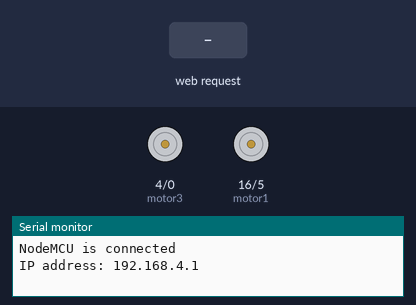
Bench run of a sketch on a simulated ESP8266 (NodeMCU). Shown: motor-driver pin pairs drawn as motors (green arrow = first pin HIGH = forward, orange = second pin HIGH = backward, longer = more drive), the last lines printed to the serial monitor. Inputs (shaded band) come from the test bench.

Above: at 1.7 s.
1.8 s: HTTP request GET /?dir=forward received
At 2.4 s:
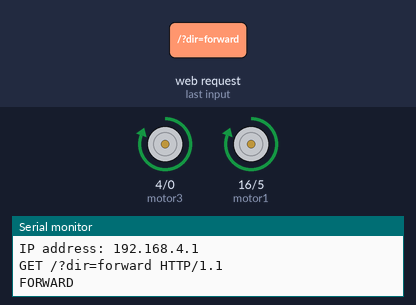
3.3 s: HTTP request GET /?dir=backward received
At 4.5 s:
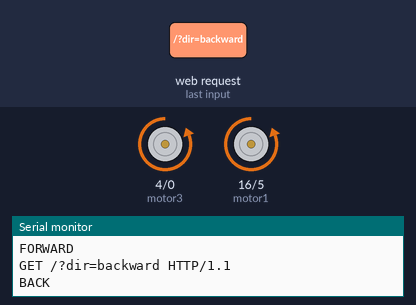
4.8 s: HTTP request GET /?dir=right received
At 5.9 s:
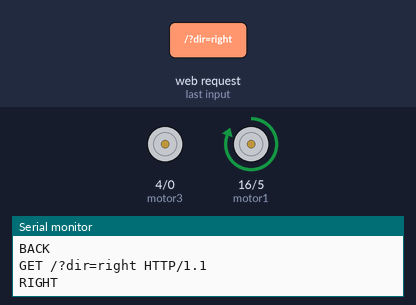
6.3 s: HTTP request GET /?dir=left received
At 7.0 s:
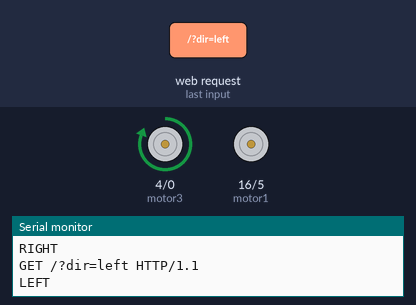
7.8 s: HTTP request GET /?dir=L received
At 8.1 s:
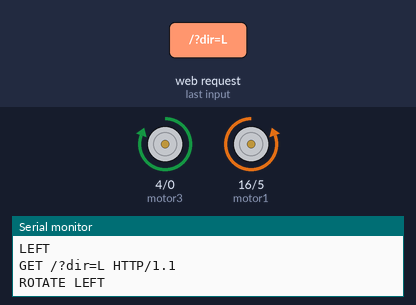
9.3 s: HTTP request GET /?dir=R received
At 10.5 s:
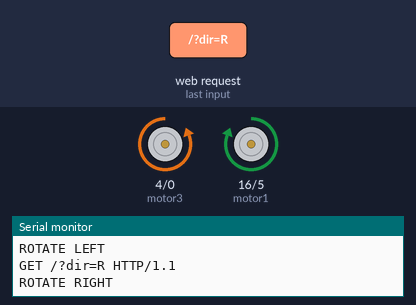
Timing chart, 0 to 11.8 s (numbered marks = the images above; inputs shaded):
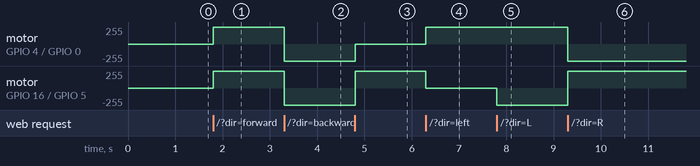

The sketch:

Arduino_Code.ino
```cpp
#include <ESP8266WiFi.h>
#include <WiFiClient.h>
#include <ESP8266WebServer.h>
#include <String.h>
#define motor1 16
#define motor2 5
#define motor3 4
#define motor4 0

WiFiClient client;
WiFiServer server(80);

char* ssid = "rudrakshbotx";
char* password = "BotXDriftKing";

void forward();
void backward();
void right();
void left();
void stop();
void rightturn();
void leftturn();

void setup() {
  Serial.begin(9600);
  delay(500);

  pinMode(motor1, OUTPUT);
  pinMode(motor2, OUTPUT);
  pinMode(motor3, OUTPUT);
  pinMode(motor4, OUTPUT);

  WiFi.softAP(ssid, password);

  Serial.println("NodeMCU is connected");
  Serial.print("IP address: ");
  Serial.println(WiFi.softAPIP());

  server.begin();
}

void loop() {
  client = server.available();

  if (client){
    String request = client.readStringUntil('\n');
    Serial.println(request);
    request.trim();

    if (request == "GET /?dir=forward HTTP/1.1")  {
      forward();
      Serial.println("FORWARD");
    }
    else if (request == "GET /?dir=backward HTTP/1.1") {
      backward();
      Serial.println("BACK");
    }
    else if (request == "GET /?dir=stop HTTP/1.1") {
      stop();
      Serial.println("STOP");
    }
    else if (request == "GET /?dir=right HTTP/1.1") {
      right();
      Serial.println("RIGHT");
    }
    else if (request == "GET /?dir=left HTTP/1.1") {
      left();
      Serial.println("LEFT");
    }
    else if (request == "GET /?dir=L HTTP/1.1") {
      Serial.println("ROTATE LEFT");
      leftturn();
    }
    else if (request == "GET /?dir=R HTTP/1.1") {
      Serial.println("ROTATE RIGHT");
      rightturn();
    }
  }
}

void forward() {
  digitalWrite(motor2, LOW);
  digitalWrite(motor1, HIGH);
  digitalWrite(motor4, LOW);
  digitalWrite(motor3, HIGH);
}
void backward() {
  digitalWrite(motor2, HIGH);
  digitalWrite(motor1, LOW);
  digitalWrite(motor4, HIGH);
  digitalWrite(motor3, LOW);
}
void right() {
  digitalWrite(motor2, LOW);
  digitalWrite(motor1, HIGH);
  digitalWrite(motor4, LOW);
  digitalWrite(motor3, LOW);
}
void left() {
  digitalWrite(motor2, LOW);
  digitalWrite(motor1, LOW);
  digitalWrite(motor4, LOW);
  digitalWrite(motor3, HIGH);
}
void stop() {
  digitalWrite(motor1, LOW);
  digitalWrite(motor2, LOW);
  digitalWrite(motor3, LOW);
  digitalWrite(motor4, LOW);
}
void rightturn() {
  digitalWrite(motor2, LOW);
  digitalWrite(motor1, HIGH);
  digitalWrite(motor4, HIGH);
  digitalWrite(motor3, LOW);
}
void leftturn() {
  digitalWrite(motor2, HIGH);
  digitalWrite(motor1, LOW);
  digitalWrite(motor4, LOW);
  digitalWrite(motor3, HIGH);
}
```

Measured:
- after the input at 1.8 s, motor on GPIO 4 (motor3) / GPIO 0 (motor4), motor on GPIO 16 (motor1) / GPIO 5 (motor2): stopped → forward 255/255 at once
- after the input at 3.3 s, motor on GPIO 4 (motor3) / GPIO 0 (motor4), motor on GPIO 16 (motor1) / GPIO 5 (motor2): forward 255/255 → backward 255/255 at once
- after the input at 4.8 s, motor on GPIO 4 (motor3) / GPIO 0 (motor4): backward 255/255 → stopped at once; motor on GPIO 16 (motor1) / GPIO 5 (motor2): backward 255/255 → forward 255/255 at once
- after the input at 6.3 s, motor on GPIO 4 (motor3) / GPIO 0 (motor4): stopped → forward 255/255 at once; motor on GPIO 16 (motor1) / GPIO 5 (motor2): forward 255/255 → stopped at once
- after the input at 7.8 s, motor on GPIO 16 (motor1) / GPIO 5 (motor2): stopped → backward 255/255 at once
- after the input at 9.3 s, motor on GPIO 4 (motor3) / GPIO 0 (motor4): forward 255/255 → backward 255/255 at once; motor on GPIO 16 (motor1) / GPIO 5 (motor2): backward 255/255 → forward 255/255 at once
